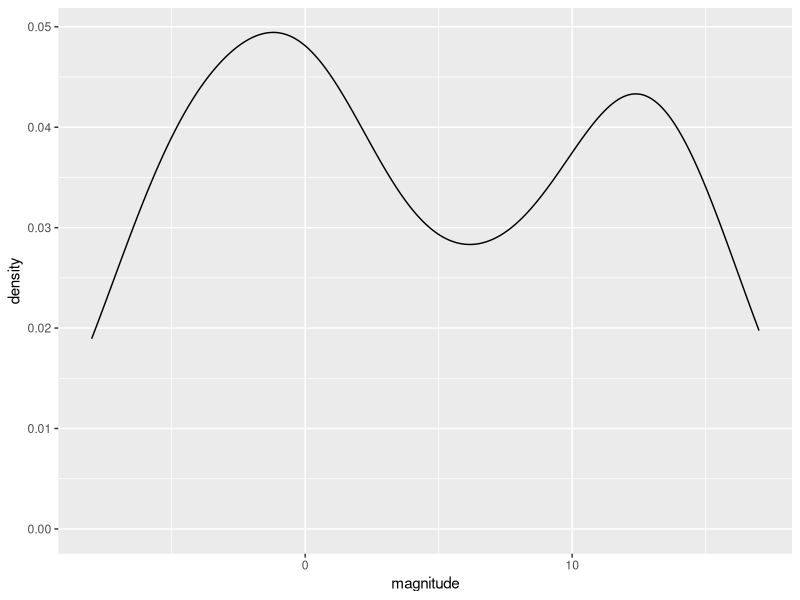
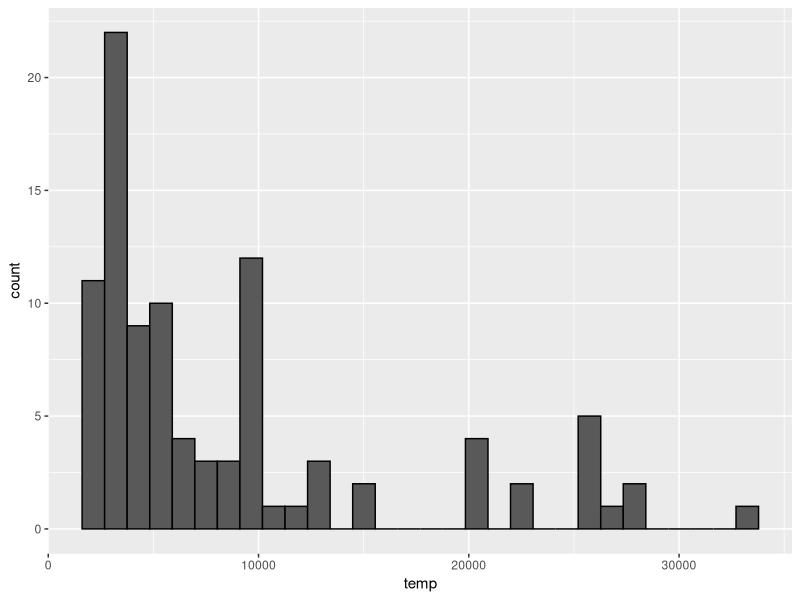
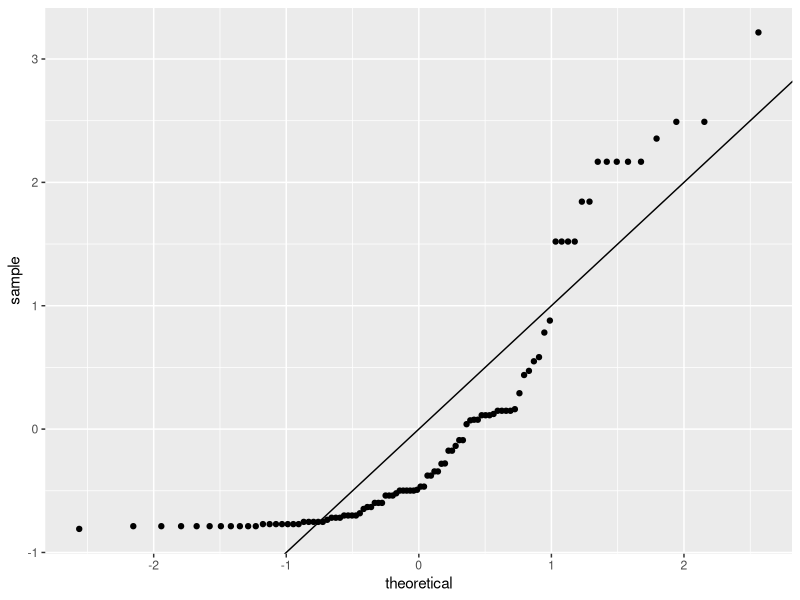
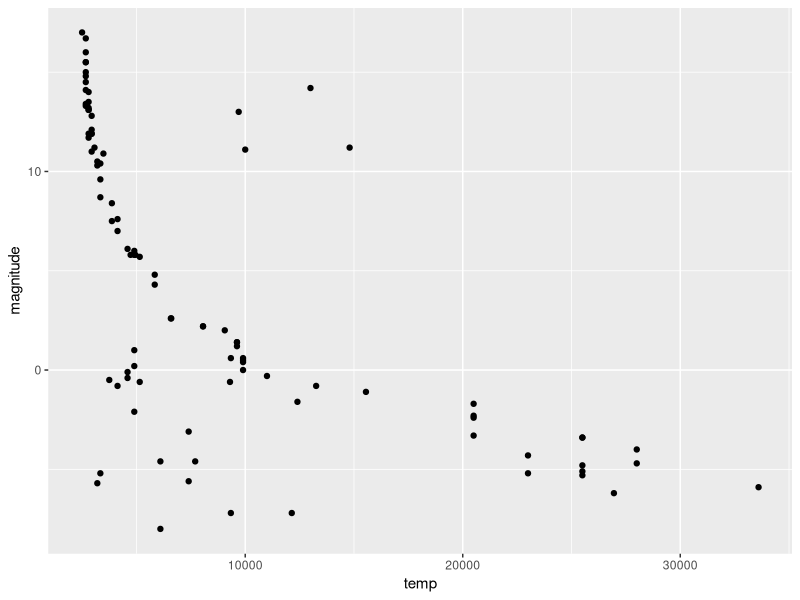
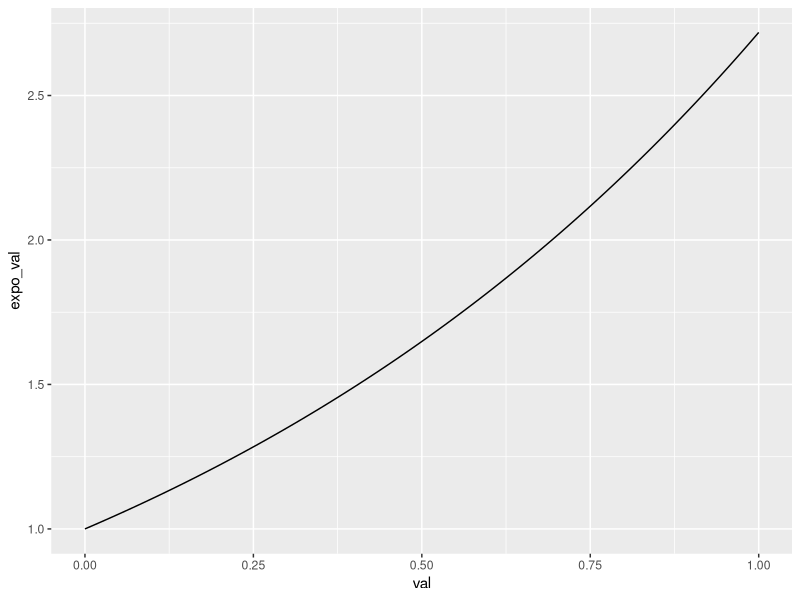
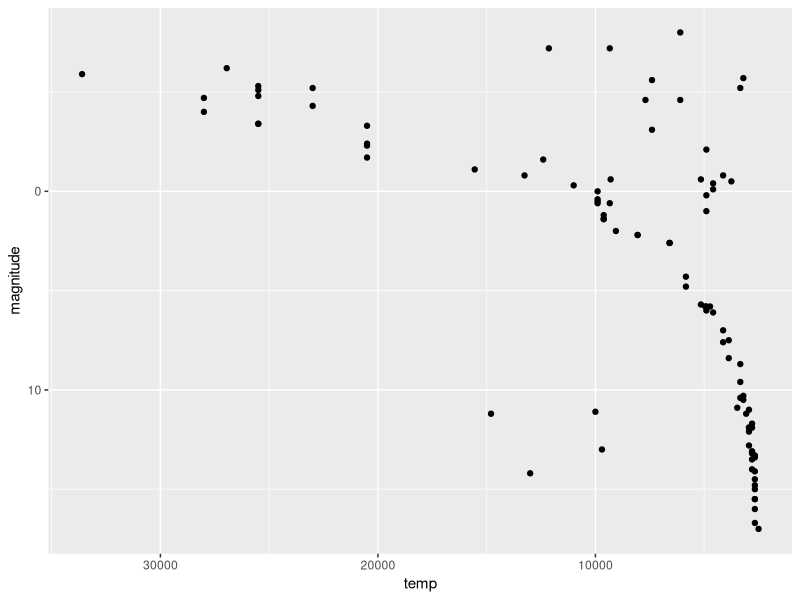
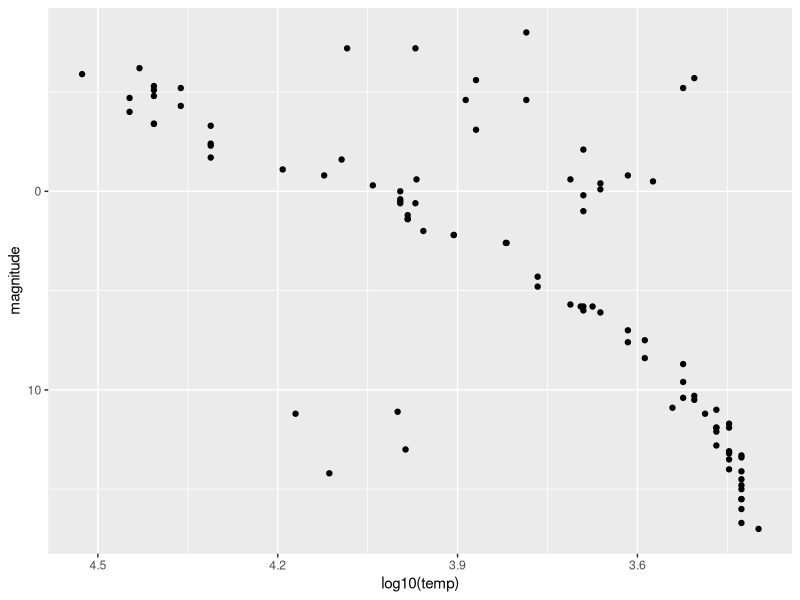
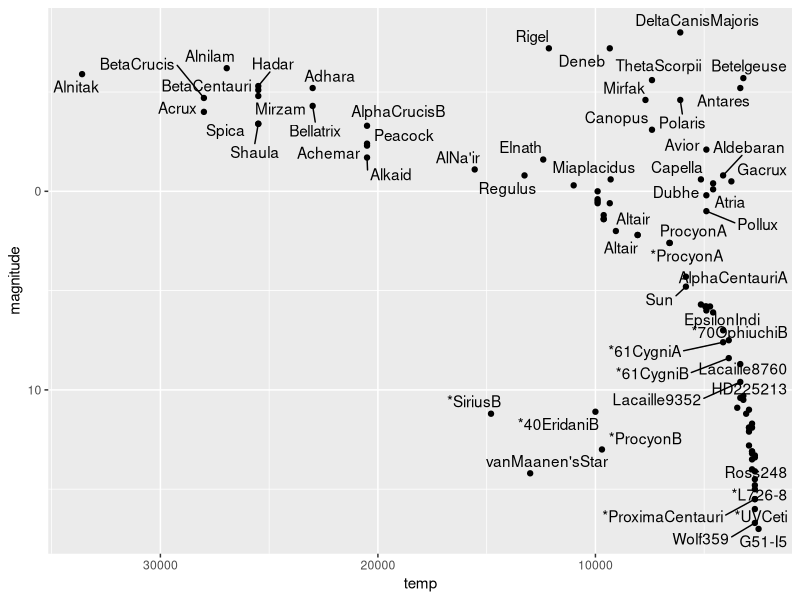

Source code (R) for these figures, in order:
options(digits = 3)
library(dslabs)
library(tidyverse)
library(ggrepel)
data("stars")

str(stars)
head(stars)
s <- stars

#check the mean and std of magnitude
mean(s$magnitude)
sd(s$magnitude)

#make a density plot of magnitude
ggplot(data = s, aes(magnitude)) + geom_density()  # peaks observed in magnitude

#inspecting the distribution of temperature
s %>% ggplot(aes(temp)) + geom_histogram(col='black')   #the majority of stars have low temperature
s %>% ggplot(aes(sample=scale(temp))) + geom_qq() + geom_abline(slope = sd(scale(s$temp)), intercept = mean(scale(s$temp)))  #the distribution in not normal

#plotting magnitude versus temperature
s %>% ggplot(aes(temp, magnitude)) + geom_point()  #we see the distribution of most stars follow a decreasing exponential curve

t <- seq(0, 1, 0.01)
et <- exp(t)
d <- data.frame(val=t, expo_val=et)
d %>% ggplot(aes(val, expo_val)) + geom_line()  #the exp curve shape

s %>% ggplot(aes(temp, magnitude)) + geom_point() + scale_x_continuous(trans = 'log10') + scale_y_reverse() + scale_x_reverse()
s %>% ggplot(aes(log10(temp), magnitude)) + geom_point()+ scale_y_reverse() + scale_x_reverse()
s %>% ggplot(aes(temp, magnitude, label=star)) + geom_point() + scale_x_continuous(trans = 'log10') + scale_y_reverse() + scale_x_reverse() + 
  geom_text_repel()
s %>% ggplot(aes(temp, magnitude, color=type)) + geom_point(size=3) + scale_x_continuous(trans = 'log10') + scale_y_reverse() + scale_x_reverse() +
  theme(legend.position = 'right') + 
  scale_colour_manual(values = c("#000000", "#AAAAAA", "#0022BB", "#22BB00", "#CCCCCC", "#CC00CC", "#CCCC00", "#00CCCC", "#CC0000", "#888888"))
